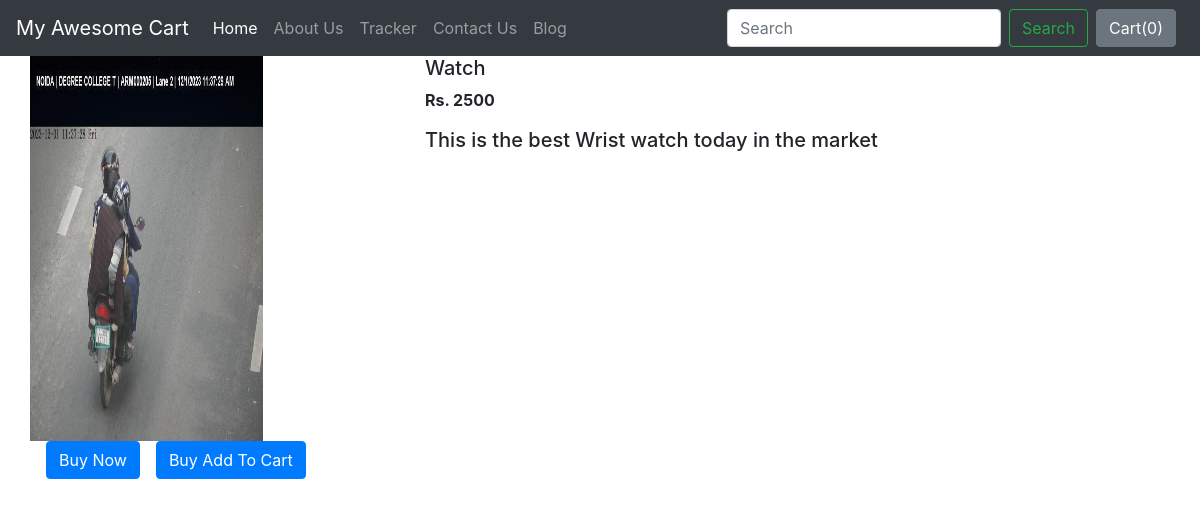
The page /shop/products/1 on the database its author committed.
### shop/models.py (models this page shows)
class Product(models.Model):
    product_id=models.AutoField
    product_name=models.CharField(max_length=50)
    category=models.CharField(max_length=50,default="")
    subcategory=models.CharField(max_length=50,default="")
    price=models.IntegerField(default=0)
    desc=models.CharField(max_length=300)
    pub_date=models.DateField()
    image=models.ImageField(upload_to="shop/images",default="")
    def __str__(self):
        return self.product_name

### shop/views.py (the view)
# urls.py: path('products/<int:myid>', views.productview,name="ProductView"),
def productview(request,myid):
    product=Product.objects.filter(id=myid)
    print(product)
    return render(request,"shop/productview.html",{'product':product[0]})

### shop/templates/shop/productview.html (shortened to what this page needs)
{% extends 'shop/basic.html' %}
{% block body %}
<div class="container">
    <div class="row">
    <div class="col-md-4">
        <div class="row">
            <img src="/media/{{product.image}}" width="233px" height="385px" alt="">
        </div>
        <div class="row">
            <button class="btn btn-primary mx-3">Buy Now</button>
            <button class="btn btn-primary ">Buy Add To Cart</button>
        </div>
    </div>
    <div class="col-md-8">
        <h5>{{product.product_name}}</h5>
        <p><b>Rs. {{product.price}}</b></p>
        <h5>{{product.desc}}</h5>
    </div>
    </div>
</div>
{% endblock %}

### rows shown on the page
Product: image (picture), product_name "Watch", price "2500", desc "This is the best Wrist watch today in the market"
